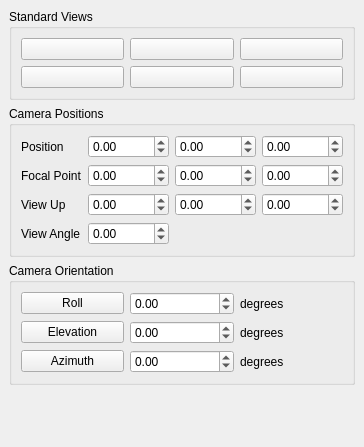
<ui version="4.0" >
 <class>AnimationPanel</class>
 <widget class="QWidget" name="AnimationPanel" >
  <property name="geometry" >
   <rect>
    <x>0</x>
    <y>0</y>
    <width>305</width>
    <height>447</height>
   </rect>
  </property>
  <property name="windowTitle" >
   <string>Form</string>
  </property>
  <layout class="QVBoxLayout" >
   <property name="margin" >
    <number>9</number>
   </property>
   <property name="spacing" >
    <number>6</number>
   </property>
   <item>
    <widget class="pqCollapsedGroup" name="viewsGroup" >
     <property name="title" >
      <string>Standard Views</string>
     </property>
     <layout class="QGridLayout" >
      <property name="margin" >
       <number>9</number>
      </property>
      <property name="spacing" >
       <number>6</number>
      </property>
      <item row="1" column="2" >
       <widget class="QPushButton" name="viewZMinus" >
        <property name="toolTip" >
         <string>Looking down Z axis from (0, 0, -1)</string>
        </property>
        <property name="text" >
         <string/>
        </property>
        <property name="icon" >
         <iconset resource="../pqComponents.qrc" >:/pqWidgets/Icons/pqZMinus24.png</iconset>
        </property>
        <property name="iconSize" >
         <size>
          <width>24</width>
          <height>24</height>
         </size>
        </property>
       </widget>
      </item>
      <item row="1" column="1" >
       <widget class="QPushButton" name="viewYMinus" >
        <property name="toolTip" >
         <string>Looking down Y axis from (0, -1, 0)</string>
        </property>
        <property name="text" >
         <string/>
        </property>
        <property name="icon" >
         <iconset resource="../pqComponents.qrc" >:/pqWidgets/Icons/pqYMinus24.png</iconset>
        </property>
        <property name="iconSize" >
         <size>
          <width>24</width>
          <height>24</height>
         </size>
        </property>
       </widget>
      </item>
      <item row="1" column="0" >
       <widget class="QPushButton" name="viewXMinus" >
        <property name="toolTip" >
         <string>Looking down X axis from (-1, 0, 0)</string>
        </property>
        <property name="text" >
         <string/>
        </property>
        <property name="icon" >
         <iconset resource="../pqComponents.qrc" >:/pqWidgets/Icons/pqXMinus24.png</iconset>
        </property>
        <property name="iconSize" >
         <size>
          <width>24</width>
          <height>24</height>
         </size>
        </property>
       </widget>
      </item>
      <item row="0" column="2" >
       <widget class="QPushButton" name="viewZPlus" >
        <property name="toolTip" >
         <string>Looking down X axis from (0, 0, 1)</string>
        </property>
        <property name="text" >
         <string/>
        </property>
        <property name="icon" >
         <iconset resource="../pqComponents.qrc" >:/pqWidgets/Icons/pqZPlus24.png</iconset>
        </property>
        <property name="iconSize" >
         <size>
          <width>24</width>
          <height>24</height>
         </size>
        </property>
       </widget>
      </item>
      <item row="0" column="1" >
       <widget class="QPushButton" name="viewYPlus" >
        <property name="toolTip" >
         <string>Looking down Y axis from (0, 1, 0)</string>
        </property>
        <property name="text" >
         <string/>
        </property>
        <property name="icon" >
         <iconset resource="../pqComponents.qrc" >:/pqWidgets/Icons/pqYPlus24.png</iconset>
        </property>
        <property name="iconSize" >
         <size>
          <width>24</width>
          <height>24</height>
         </size>
        </property>
       </widget>
      </item>
      <item row="0" column="0" >
       <widget class="QPushButton" name="viewXPlus" >
        <property name="toolTip" >
         <string>Looking down X axis from (1, 0, 0)</string>
        </property>
        <property name="text" >
         <string/>
        </property>
        <property name="icon" >
         <iconset resource="../pqComponents.qrc" >:/pqWidgets/Icons/pqXPlus24.png</iconset>
        </property>
        <property name="iconSize" >
         <size>
          <width>24</width>
          <height>24</height>
         </size>
        </property>
       </widget>
      </item>
     </layout>
    </widget>
   </item>
   <item>
    <widget class="pqCollapsedGroup" name="positionsGroup" >
     <property name="title" >
      <string>Camera Positions</string>
     </property>
     <layout class="QGridLayout" >
      <property name="margin" >
       <number>9</number>
      </property>
      <property name="spacing" >
       <number>6</number>
      </property>
      <item row="3" column="1" >
       <widget class="QDoubleSpinBox" name="viewAngle" >
        <property name="maximum" >
         <double>360.000000000000000</double>
        </property>
        <property name="minimum" >
         <double>-360.000000000000000</double>
        </property>
       </widget>
      </item>
      <item row="2" column="1" >
       <widget class="QDoubleSpinBox" name="viewUp0" >
        <property name="maximum" >
         <double>10000.000000000000000</double>
        </property>
        <property name="minimum" >
         <double>-10000.000000000000000</double>
        </property>
       </widget>
      </item>
      <item row="1" column="1" >
       <widget class="QDoubleSpinBox" name="focalPoint0" >
        <property name="maximum" >
         <double>10000.000000000000000</double>
        </property>
        <property name="minimum" >
         <double>-10000.000000000000000</double>
        </property>
       </widget>
      </item>
      <item row="0" column="2" >
       <widget class="QDoubleSpinBox" name="position1" >
        <property name="maximum" >
         <double>10000.000000000000000</double>
        </property>
        <property name="minimum" >
         <double>-10000.000000000000000</double>
        </property>
       </widget>
      </item>
      <item row="0" column="1" >
       <widget class="QDoubleSpinBox" name="position0" >
        <property name="maximum" >
         <double>10000.000000000000000</double>
        </property>
        <property name="minimum" >
         <double>-10000.000000000000000</double>
        </property>
       </widget>
      </item>
      <item row="2" column="2" >
       <widget class="QDoubleSpinBox" name="viewUp1" >
        <property name="maximum" >
         <double>10000.000000000000000</double>
        </property>
        <property name="minimum" >
         <double>-10000.000000000000000</double>
        </property>
       </widget>
      </item>
      <item row="2" column="3" >
       <widget class="QDoubleSpinBox" name="viewUp2" >
        <property name="maximum" >
         <double>10000.000000000000000</double>
        </property>
        <property name="minimum" >
         <double>-10000.000000000000000</double>
        </property>
       </widget>
      </item>
      <item row="2" column="0" >
       <widget class="QLabel" name="label_13" >
        <property name="text" >
         <string>View Up</string>
        </property>
       </widget>
      </item>
      <item row="1" column="0" >
       <widget class="QLabel" name="label_12" >
        <property name="text" >
         <string>Focal Point</string>
        </property>
       </widget>
      </item>
      <item row="0" column="0" >
       <widget class="QLabel" name="label_10" >
        <property name="text" >
         <string>Position</string>
        </property>
       </widget>
      </item>
      <item row="3" column="0" >
       <widget class="QLabel" name="label_11" >
        <property name="text" >
         <string>View Angle</string>
        </property>
       </widget>
      </item>
      <item row="1" column="2" >
       <widget class="QDoubleSpinBox" name="focalPoint1" >
        <property name="maximum" >
         <double>10000.000000000000000</double>
        </property>
        <property name="minimum" >
         <double>-10000.000000000000000</double>
        </property>
       </widget>
      </item>
      <item row="1" column="3" >
       <widget class="QDoubleSpinBox" name="focalPoint2" >
        <property name="maximum" >
         <double>10000.000000000000000</double>
        </property>
        <property name="minimum" >
         <double>-10000.000000000000000</double>
        </property>
       </widget>
      </item>
      <item row="0" column="3" >
       <widget class="QDoubleSpinBox" name="position2" >
        <property name="maximum" >
         <double>10000.000000000000000</double>
        </property>
        <property name="minimum" >
         <double>-10000.000000000000000</double>
        </property>
       </widget>
      </item>
     </layout>
    </widget>
   </item>
   <item>
    <widget class="QGroupBox" name="groupBox" >
     <property name="title" >
      <string>Camera Orientation</string>
     </property>
     <layout class="QGridLayout" >
      <property name="margin" >
       <number>9</number>
      </property>
      <property name="spacing" >
       <number>6</number>
      </property>
      <item row="0" column="2" >
       <widget class="QLabel" name="label_18" >
        <property name="text" >
         <string>degrees</string>
        </property>
       </widget>
      </item>
      <item row="2" column="0" >
       <widget class="QPushButton" name="azimuthButton" >
        <property name="text" >
         <string>Azimuth</string>
        </property>
        <property name="icon" >
         <iconset/>
        </property>
        <property name="iconSize" >
         <size>
          <width>24</width>
          <height>24</height>
         </size>
        </property>
       </widget>
      </item>
      <item row="1" column="0" >
       <widget class="QPushButton" name="elevationButton" >
        <property name="text" >
         <string>Elevation</string>
        </property>
        <property name="icon" >
         <iconset/>
        </property>
        <property name="iconSize" >
         <size>
          <width>24</width>
          <height>24</height>
         </size>
        </property>
       </widget>
      </item>
      <item row="0" column="0" >
       <widget class="QPushButton" name="rollButton" >
        <property name="text" >
         <string>Roll</string>
        </property>
        <property name="icon" >
         <iconset/>
        </property>
        <property name="iconSize" >
         <size>
          <width>24</width>
          <height>24</height>
         </size>
        </property>
       </widget>
      </item>
      <item row="2" column="1" >
       <widget class="QDoubleSpinBox" name="azimuthAngle" >
        <property name="maximum" >
         <double>360.000000000000000</double>
        </property>
        <property name="minimum" >
         <double>-360.000000000000000</double>
        </property>
       </widget>
      </item>
      <item row="1" column="1" >
       <widget class="QDoubleSpinBox" name="elevationAngle" >
        <property name="maximum" >
         <double>360.000000000000000</double>
        </property>
        <property name="minimum" >
         <double>-360.000000000000000</double>
        </property>
       </widget>
      </item>
      <item row="0" column="1" >
       <widget class="QDoubleSpinBox" name="rollAngle" >
        <property name="maximum" >
         <double>360.000000000000000</double>
        </property>
        <property name="minimum" >
         <double>-360.000000000000000</double>
        </property>
       </widget>
      </item>
      <item row="1" column="2" >
       <widget class="QLabel" name="label_19" >
        <property name="text" >
         <string>degrees</string>
        </property>
       </widget>
      </item>
      <item row="2" column="2" >
       <widget class="QLabel" name="label_15" >
        <property name="text" >
         <string>degrees</string>
        </property>
       </widget>
      </item>
     </layout>
    </widget>
   </item>
   <item>
    <spacer>
     <property name="orientation" >
      <enum>Qt::Vertical</enum>
     </property>
     <property name="sizeHint" >
      <size>
       <width>299</width>
       <height>101</height>
      </size>
     </property>
    </spacer>
   </item>
  </layout>
 </widget>
 <customwidgets>
  <customwidget>
   <class>pqCollapsedGroup</class>
   <extends>QGroupBox</extends>
   <header>pqCollapsedGroup.h</header>
   <container>1</container>
  </customwidget>
 </customwidgets>
 <resources>
  <include location="../pqComponents.qrc" />
 </resources>
 <connections/>
</ui>
